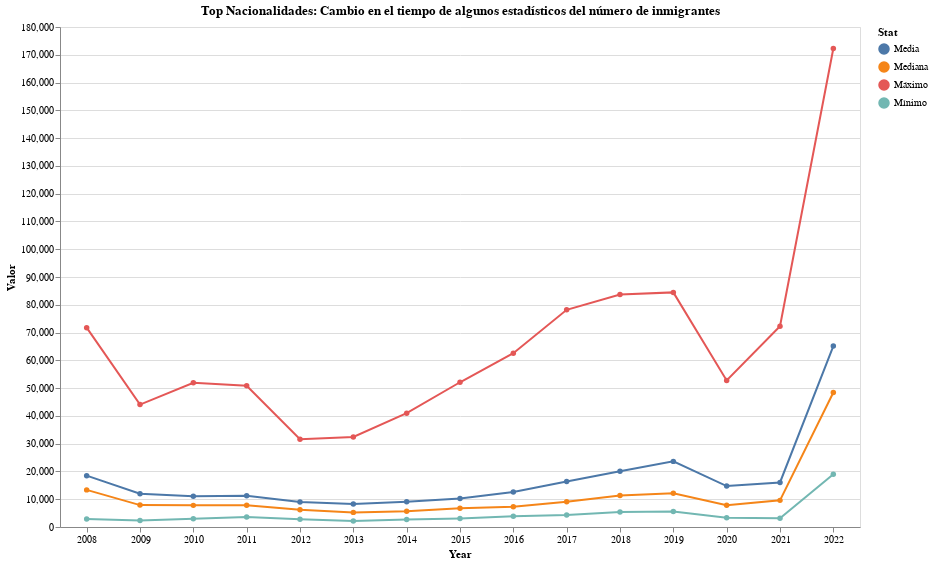

Source (notebook cell):
### Code cell
# Graficar cambio de estadísticos en el tiempo
alt.Chart(stats, height = 500, width = 800)\
            .mark_line(point = True)\
            .encode(x = alt.X('Year:N', axis=alt.Axis(labelAngle=-360)),
                    y = alt.Y("Valor", title = 'Immigrant count'),
                    color = "Stat",
                    tooltip =["Year", "Stat", "Valor"])\
            .properties(title="Top Nacionalidades: Cambio en el Tiempo de Algunos Estadísticos Descriptivos para el Número de Inmigrantes")

### Figure 1 — Vega-Lite specification as saved in the notebook (floating-point values rounded to 4 significant figures)
{"config": {"view": {"continuousWidth": 300, "continuousHeight": 300}}, "data": {"name": "data-e58e0de9fc9725df127bfc122e192e41"}, "mark": {"type": "line", "point": true}, "encoding": {"color": {"field": "Stat", "type": "nominal"}, "tooltip": [{"field": "Year", "type": "quantitative"}, {"field": "Stat", "type": "nominal"}, {"field": "Valor", "type": "quantitative"}], "x": {"axis": {"labelAngle": -360}, "field": "Year", "type": "nominal"}, "y": {"field": "Valor", "type": "quantitative"}}, "height": 500, "title": "Top Nacionalidades: Cambio en el tiempo de algunos estadísticos del número de inmigrantes", "width": 800, "$schema": "https://vega.github.io/schema/vega-lite/v5.8.0.json", "datasets": {"data-e58e0de9fc9725df127bfc122e192e41": [{"Year": 2008, "Stat": "Mínimo", "Valor": 2893}, {"Year": 2008, "Stat": "Máximo", "Valor": 71761}, {"Year": 2008, "Stat": "Media", "Valor": 18487}, {"Year": 2008, "Stat": "Mediana", "Valor": 13363}, {"Year": 2009, "Stat": "Mínimo", "Valor": 2354}, {"Year": 2009, "Stat": "Máximo", "Valor": 44079}, {"Year": 2009, "Stat": "Media", "Valor": 11957}, {"Year": 2009, "Stat": "Mediana", "Valor": 7885}, {"Year": 2010, "Stat": "Mínimo", "Valor": 2966}, {"Year": 2010, "Stat": "Máximo", "Valor": 51915}, {"Year": 2010, "Stat": "Media", "Valor": 11034}, {"Year": 2010, "Stat": "Mediana", "Valor": 7788}, {"Year": 2011, "Stat": "Mínimo", "Valor": 3590}, {"Year": 2011, "Stat": "Máximo", "Valor": 50831}, {"Year": 2011, "Stat": "Media", "Valor": 11272}, {"Year": 2011, "Stat": "Mediana", "Valor": 7807}, {"Year": 2012, "Stat": "Mínimo", "Valor": 2768}, {"Year": 2012, "Stat": "Máximo", "Valor": 31565}, {"Year": 2012, "Stat": "Media", "Valor": 8965}, {"Year": 2012, "Stat": "Mediana", "Valor": 6224}, {"Year": 2013, "Stat": "Mínimo", "Valor": 2134}, {"Year": 2013, "Stat": "Máximo", "Valor": 32422}, {"Year": 2013, "Stat": "Media", "Valor": 8243}, {"Year": 2013, "Stat": "Mediana", "Valor": 5262}, {"Year": 2014, "Stat": "Mínimo", "Valor": 2693}, {"Year": 2014, "Stat": "Máximo", "Valor": 40968}, {"Year": 2014, "Stat": "Media", "Valor": 9087}, {"Year": 2014, "Stat": "Mediana", "Valor": 5680}, {"Year": 2015, "Stat": "Mínimo", "Valor": 3098}, {"Year": 2015, "Stat": "Máximo", "Valor": 52109}, {"Year": 2015, "Stat": "Media", "Valor": 10278}, {"Year": 2015, "Stat": "Mediana", "Valor": 6745}, {"Year": 2016, "Stat": "Mínimo", "Valor": 3830}, {"Year": 2016, "Stat": "Máximo", "Valor": 62573}, {"Year": 2016, "Stat": "Media", "Valor": 12618}, {"Year": 2016, "Stat": "Mediana", "Valor": 7253}, {"Year": 2017, "Stat": "Mínimo", "Valor": 4299}, {"Year": 2017, "Stat": "Máximo", "Valor": 78182}, {"Year": 2017, "Stat": "Media", "Valor": 16384}, {"Year": 2017, "Stat": "Mediana", "Valor": 9085}, {"Year": 2018, "Stat": "Mínimo", "Valor": 5363}, {"Year": 2018, "Stat": "Máximo", "Valor": 83686}, {"Year": 2018, "Stat": "Media", "Valor": 20082}, {"Year": 2018, "Stat": "Mediana", "Valor": 11328}, {"Year": 2019, "Stat": "Mínimo", "Valor": 5600}, {"Year": 2019, "Stat": "Máximo", "Valor": 84458}, {"Year": 2019, "Stat": "Media", "Valor": 23621}, {"Year": 2019, "Stat": "Mediana", "Valor": 12125}, {"Year": 2020, "Stat": "Mínimo", "Valor": 3357}, {"Year": 2020, "Stat": "Máximo", "Valor": 52768}, {"Year": 2020, "Stat": "Media", "Valor": 14741}, {"Year": 2020, "Stat": "Mediana", "Valor": 7855}, {"Year": 2021, "Stat": "Mínimo", "Valor": 3129}, {"Year": 2021, "Stat": "Máximo", "Valor": 72283}, {"Year": 2021, "Stat": "Media", "Valor": 16035}, {"Year": 2021, "Stat": "Mediana", "Valor": 9587}, {"Year": 2022, "Stat": "Mínimo", "Valor": 18986}, {"Year": 2022, "Stat": "Máximo", "Valor": 172241}, {"Year": 2022, "Stat": "Media", "Valor": 65140}, {"Year": 2022, "Stat": "Mediana", "Valor": 48404}]}}
